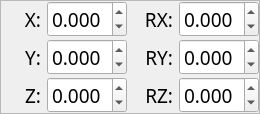
<?xml version="1.0" encoding="UTF-8"?>
<ui version="4.0">
 <class>Form</class>
 <widget class="QWidget" name="Form">
  <property name="geometry">
   <rect>
    <x>0</x>
    <y>0</y>
    <width>260</width>
    <height>102</height>
   </rect>
  </property>
  <property name="sizePolicy">
   <sizepolicy hsizetype="Preferred" vsizetype="Minimum">
    <horstretch>0</horstretch>
    <verstretch>0</verstretch>
   </sizepolicy>
  </property>
  <property name="windowTitle">
   <string>Form</string>
  </property>
  <layout class="QGridLayout" name="gridLayout">
   <property name="leftMargin">
    <number>0</number>
   </property>
   <property name="topMargin">
    <number>0</number>
   </property>
   <property name="rightMargin">
    <number>0</number>
   </property>
   <property name="bottomMargin">
    <number>0</number>
   </property>
   <property name="spacing">
    <number>0</number>
   </property>
   <item row="0" column="1">
    <widget class="QFrame" name="frame">
     <property name="sizePolicy">
      <sizepolicy hsizetype="Preferred" vsizetype="Minimum">
       <horstretch>0</horstretch>
       <verstretch>0</verstretch>
      </sizepolicy>
     </property>
     <property name="frameShape">
      <enum>QFrame::StyledPanel</enum>
     </property>
     <property name="frameShadow">
      <enum>QFrame::Raised</enum>
     </property>
     <layout class="QGridLayout" name="gridLayout_2">
      <property name="leftMargin">
       <number>0</number>
      </property>
      <property name="topMargin">
       <number>0</number>
      </property>
      <property name="rightMargin">
       <number>0</number>
      </property>
      <property name="bottomMargin">
       <number>0</number>
      </property>
      <property name="horizontalSpacing">
       <number>6</number>
      </property>
      <property name="verticalSpacing">
       <number>2</number>
      </property>
      <item row="2" column="3">
       <widget class="QLabel" name="label_5">
        <property name="minimumSize">
         <size>
          <width>40</width>
          <height>0</height>
         </size>
        </property>
        <property name="maximumSize">
         <size>
          <width>40</width>
          <height>16777215</height>
         </size>
        </property>
        <property name="font">
         <font>
          <family>Sans Serif</family>
          <pointsize>14</pointsize>
         </font>
        </property>
        <property name="text">
         <string>RZ:</string>
        </property>
        <property name="alignment">
         <set>Qt::AlignRight|Qt::AlignTrailing|Qt::AlignVCenter</set>
        </property>
       </widget>
      </item>
      <item row="2" column="1">
       <widget class="QLabel" name="label_3">
        <property name="minimumSize">
         <size>
          <width>40</width>
          <height>0</height>
         </size>
        </property>
        <property name="maximumSize">
         <size>
          <width>40</width>
          <height>16777215</height>
         </size>
        </property>
        <property name="font">
         <font>
          <family>Sans Serif</family>
          <pointsize>14</pointsize>
         </font>
        </property>
        <property name="text">
         <string>Z:</string>
        </property>
        <property name="alignment">
         <set>Qt::AlignRight|Qt::AlignTrailing|Qt::AlignVCenter</set>
        </property>
       </widget>
      </item>
      <item row="1" column="3">
       <widget class="QLabel" name="label_4">
        <property name="minimumSize">
         <size>
          <width>40</width>
          <height>0</height>
         </size>
        </property>
        <property name="maximumSize">
         <size>
          <width>40</width>
          <height>16777215</height>
         </size>
        </property>
        <property name="font">
         <font>
          <family>Sans Serif</family>
          <pointsize>14</pointsize>
         </font>
        </property>
        <property name="text">
         <string>RY:</string>
        </property>
        <property name="alignment">
         <set>Qt::AlignRight|Qt::AlignTrailing|Qt::AlignVCenter</set>
        </property>
       </widget>
      </item>
      <item row="0" column="3">
       <widget class="QLabel" name="label_6">
        <property name="minimumSize">
         <size>
          <width>40</width>
          <height>0</height>
         </size>
        </property>
        <property name="maximumSize">
         <size>
          <width>40</width>
          <height>16777215</height>
         </size>
        </property>
        <property name="font">
         <font>
          <family>Sans Serif</family>
          <pointsize>14</pointsize>
         </font>
        </property>
        <property name="text">
         <string>RX:</string>
        </property>
        <property name="alignment">
         <set>Qt::AlignRight|Qt::AlignTrailing|Qt::AlignVCenter</set>
        </property>
       </widget>
      </item>
      <item row="2" column="2">
       <widget class="QDoubleSpinBox" name="z_spinbox">
        <property name="minimumSize">
         <size>
          <width>80</width>
          <height>0</height>
         </size>
        </property>
        <property name="maximumSize">
         <size>
          <width>80</width>
          <height>16777215</height>
         </size>
        </property>
        <property name="font">
         <font>
          <family>Sans Serif</family>
          <pointsize>14</pointsize>
         </font>
        </property>
        <property name="decimals">
         <number>3</number>
        </property>
        <property name="minimum">
         <double>-99.000000000000000</double>
        </property>
        <property name="singleStep">
         <double>0.050000000000000</double>
        </property>
       </widget>
      </item>
      <item row="1" column="1">
       <widget class="QLabel" name="label_2">
        <property name="minimumSize">
         <size>
          <width>40</width>
          <height>0</height>
         </size>
        </property>
        <property name="maximumSize">
         <size>
          <width>40</width>
          <height>16777215</height>
         </size>
        </property>
        <property name="font">
         <font>
          <family>Sans Serif</family>
          <pointsize>14</pointsize>
         </font>
        </property>
        <property name="text">
         <string>Y:</string>
        </property>
        <property name="alignment">
         <set>Qt::AlignRight|Qt::AlignTrailing|Qt::AlignVCenter</set>
        </property>
       </widget>
      </item>
      <item row="0" column="2">
       <widget class="QDoubleSpinBox" name="x_spinbox">
        <property name="minimumSize">
         <size>
          <width>80</width>
          <height>0</height>
         </size>
        </property>
        <property name="maximumSize">
         <size>
          <width>80</width>
          <height>16777215</height>
         </size>
        </property>
        <property name="font">
         <font>
          <family>Sans Serif</family>
          <pointsize>14</pointsize>
         </font>
        </property>
        <property name="decimals">
         <number>3</number>
        </property>
        <property name="minimum">
         <double>-99.000000000000000</double>
        </property>
        <property name="singleStep">
         <double>0.050000000000000</double>
        </property>
       </widget>
      </item>
      <item row="1" column="2">
       <widget class="QDoubleSpinBox" name="y_spinbox">
        <property name="minimumSize">
         <size>
          <width>80</width>
          <height>0</height>
         </size>
        </property>
        <property name="maximumSize">
         <size>
          <width>80</width>
          <height>16777215</height>
         </size>
        </property>
        <property name="font">
         <font>
          <family>Sans Serif</family>
          <pointsize>14</pointsize>
         </font>
        </property>
        <property name="decimals">
         <number>3</number>
        </property>
        <property name="minimum">
         <double>-99.000000000000000</double>
        </property>
        <property name="singleStep">
         <double>0.050000000000000</double>
        </property>
       </widget>
      </item>
      <item row="0" column="1">
       <widget class="QLabel" name="label">
        <property name="minimumSize">
         <size>
          <width>40</width>
          <height>0</height>
         </size>
        </property>
        <property name="maximumSize">
         <size>
          <width>40</width>
          <height>16777215</height>
         </size>
        </property>
        <property name="font">
         <font>
          <family>Sans Serif</family>
          <pointsize>14</pointsize>
         </font>
        </property>
        <property name="text">
         <string>X:</string>
        </property>
        <property name="alignment">
         <set>Qt::AlignRight|Qt::AlignTrailing|Qt::AlignVCenter</set>
        </property>
       </widget>
      </item>
      <item row="0" column="4">
       <widget class="QDoubleSpinBox" name="rx_spinbox">
        <property name="minimumSize">
         <size>
          <width>80</width>
          <height>0</height>
         </size>
        </property>
        <property name="maximumSize">
         <size>
          <width>80</width>
          <height>16777215</height>
         </size>
        </property>
        <property name="font">
         <font>
          <family>Sans Serif</family>
          <pointsize>14</pointsize>
         </font>
        </property>
        <property name="decimals">
         <number>3</number>
        </property>
        <property name="minimum">
         <double>-99.000000000000000</double>
        </property>
        <property name="singleStep">
         <double>0.100000000000000</double>
        </property>
       </widget>
      </item>
      <item row="1" column="4">
       <widget class="QDoubleSpinBox" name="ry_spinbox">
        <property name="minimumSize">
         <size>
          <width>80</width>
          <height>0</height>
         </size>
        </property>
        <property name="maximumSize">
         <size>
          <width>80</width>
          <height>16777215</height>
         </size>
        </property>
        <property name="font">
         <font>
          <family>Sans Serif</family>
          <pointsize>14</pointsize>
         </font>
        </property>
        <property name="decimals">
         <number>3</number>
        </property>
        <property name="minimum">
         <double>-99.000000000000000</double>
        </property>
        <property name="singleStep">
         <double>0.100000000000000</double>
        </property>
       </widget>
      </item>
      <item row="2" column="4">
       <widget class="QDoubleSpinBox" name="rz_spinbox">
        <property name="minimumSize">
         <size>
          <width>80</width>
          <height>0</height>
         </size>
        </property>
        <property name="maximumSize">
         <size>
          <width>80</width>
          <height>16777215</height>
         </size>
        </property>
        <property name="font">
         <font>
          <family>Sans Serif</family>
          <pointsize>14</pointsize>
         </font>
        </property>
        <property name="decimals">
         <number>3</number>
        </property>
        <property name="minimum">
         <double>-99.000000000000000</double>
        </property>
        <property name="singleStep">
         <double>0.100000000000000</double>
        </property>
       </widget>
      </item>
     </layout>
    </widget>
   </item>
  </layout>
 </widget>
 <tabstops>
  <tabstop>x_spinbox</tabstop>
  <tabstop>y_spinbox</tabstop>
  <tabstop>z_spinbox</tabstop>
  <tabstop>rx_spinbox</tabstop>
  <tabstop>ry_spinbox</tabstop>
  <tabstop>rz_spinbox</tabstop>
 </tabstops>
 <resources/>
 <connections/>
</ui>
